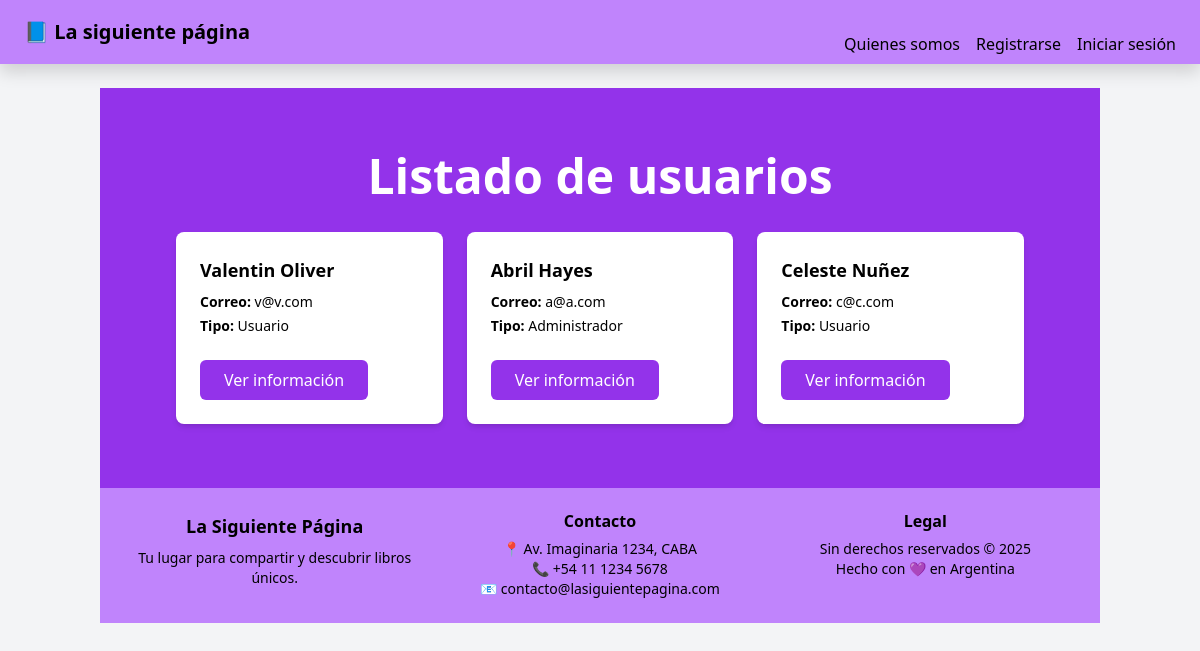
The page /admin/ver_usuarios.php on the database its author committed.
### tables this page shows
CREATE TABLE `usuarios` (
  `id_usuarios` int(11) NOT NULL,
  `nombre` varchar(45) NOT NULL,
  `apellido` varchar(45) NOT NULL,
  `mail` varchar(45) NOT NULL,
  `pass` varchar(45) NOT NULL,
  `fecha_nacimiento` date DEFAULT NULL,
  `fecha_registro` datetime NOT NULL DEFAULT current_timestamp(),
  `fk_id_tipo_usuario` int(11) NOT NULL
);

### admin/ver_usuarios.php (the view, shortened to what this page needs)
<?php
require_once("../components/conf/conf.php");
include_once("../components/include/header.php");
?>
<section class="py-16 bg-purple-600 text-white text-center">
    <div class="max-w-4xl mx-auto px-4">
        <h1 class="text-4xl md:text-5xl font-bold mb-8">Listado de usuarios</h1>
        <div class="grid grid-cols-1 sm:grid-cols-2 md:grid-cols-3 gap-6 text-left">
            <?php
            $consulta = "SELECT * FROM usuarios";
            $resultado = mysqli_query($con, $consulta);
            while ($fila = mysqli_fetch_assoc($resultado)) {
                $tipo = ($fila['fk_id_tipo_usuario'] == 1) ? "Administrador" : "Usuario";
                echo "
                    <div class='bg-white text-black rounded-lg shadow-md p-4'>
                        <h3 class='text-lg font-semibold mb-2'>{$fila['nombre']} {$fila['apellido']}</h3>
                        <p class='text-sm mb-1'><strong>Correo:</strong> {$fila['mail']}</p>
                        <p class='text-sm'><strong>Tipo:</strong> $tipo</p>
                        <a href='info_usuario.php?id={$fila['id_usuarios']}' class='inline-block mt-4 bg-purple-600 text-white px-4 py-2 rounded hover:bg-purple-700'>Ver información</a>
                    </div>
                ";
            }
            ?>
        </div>
    </div>
</section>
<?php include_once("../components/include/footer.php"); ?>

### rows shown on the page
usuarios: nombre "Valentin", apellido "Oliver", mail "v@v.com", fk_id_tipo_usuario "Usuario"
usuarios: nombre "Abril", apellido "Hayes", mail "a@a.com", fk_id_tipo_usuario "Administrador"
usuarios: nombre "Celeste", apellido "Nuñez", mail "c@c.com", fk_id_tipo_usuario "Usuario"
